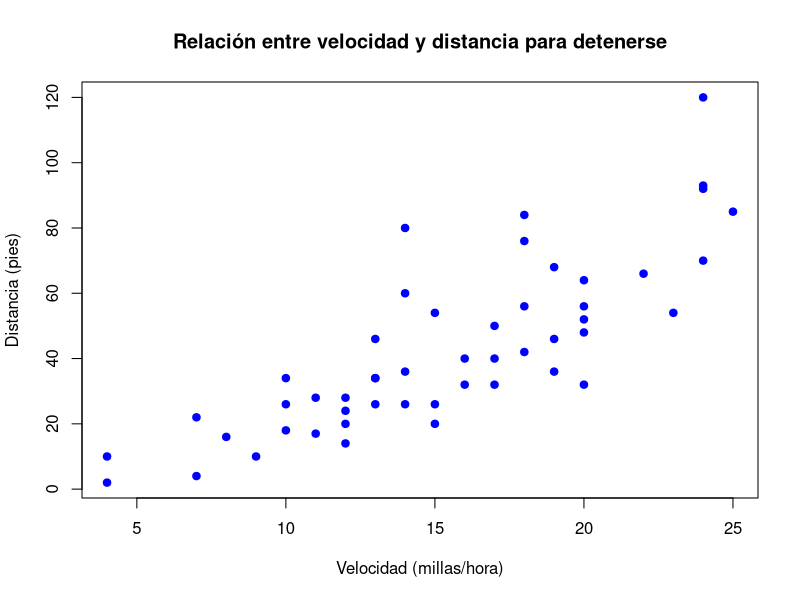
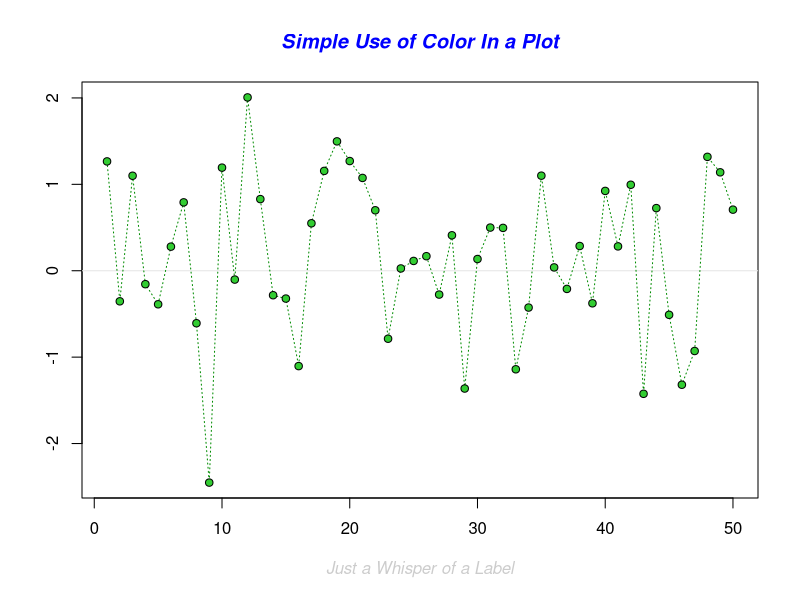
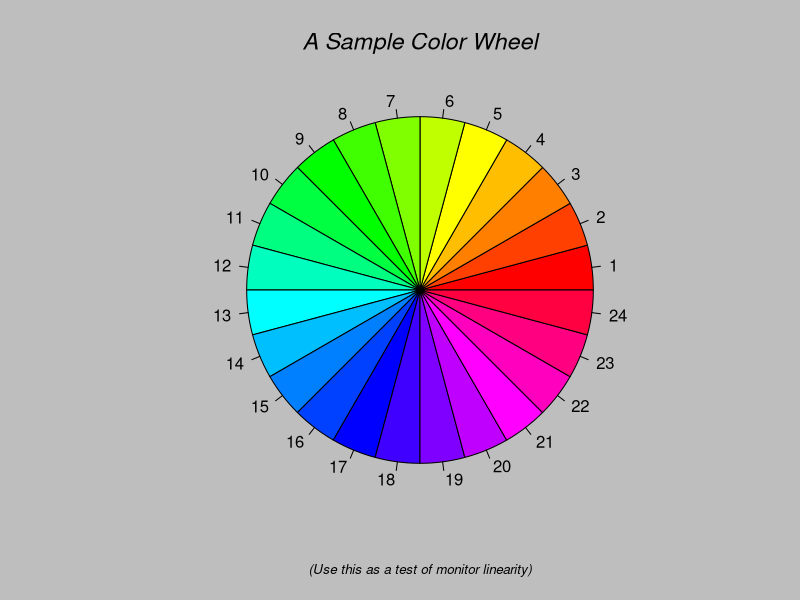
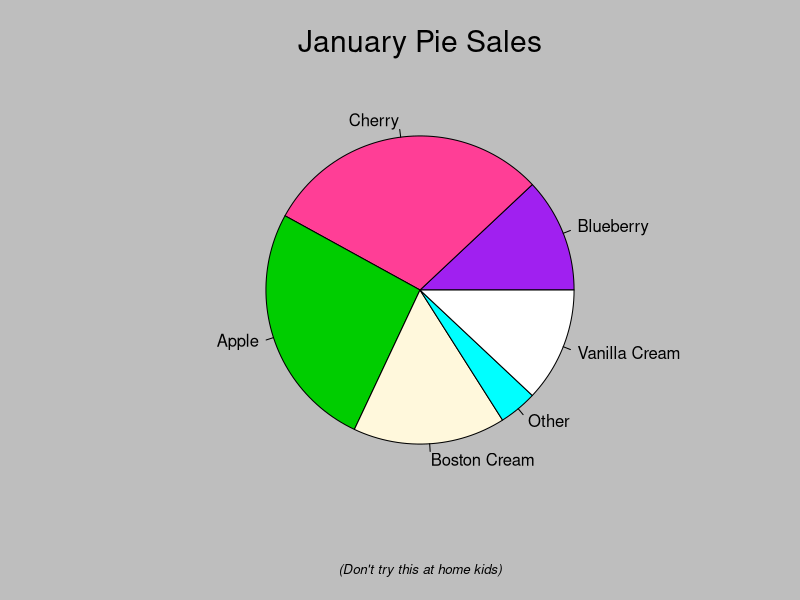
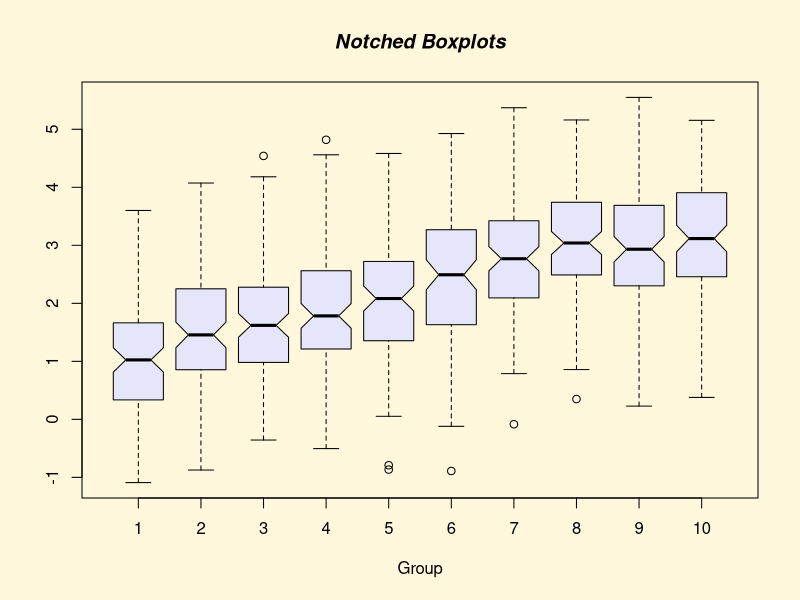
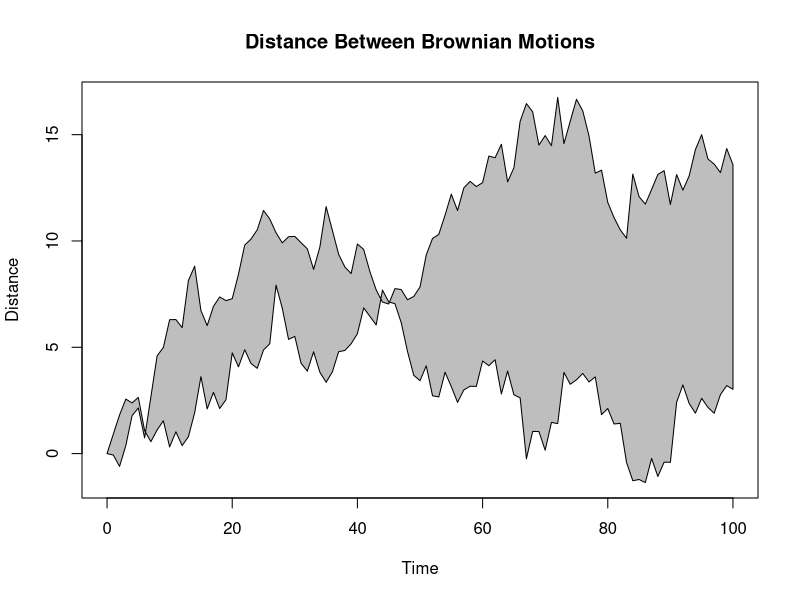
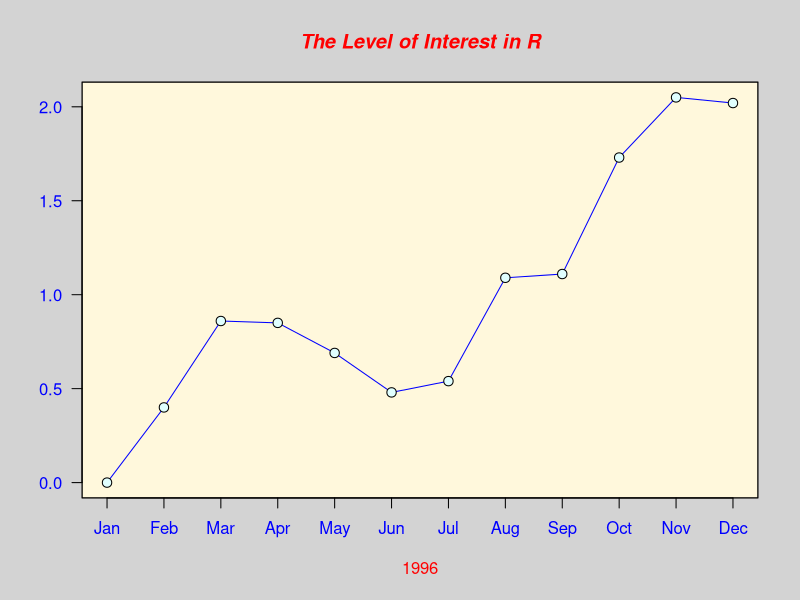
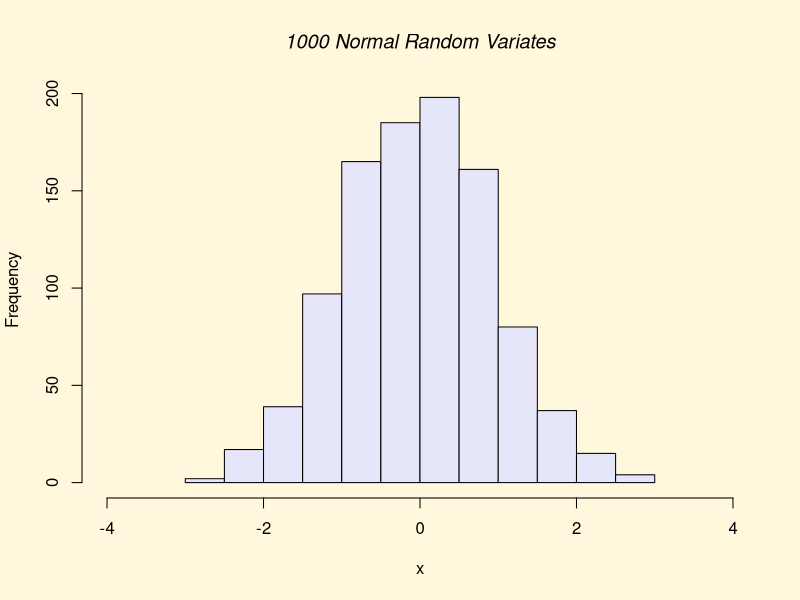

These charts were generated, in order, by the following R code:
# 1. Instala el paquete car y posteriormente cárgalo utilizando library(car).
install.packages("car")
library(car)


# a) Utiliza la función help(package="car") para obtener la correspondiente ayuda sobre este paquete.
help(package="car")
# La función help muestra la documentación general del paquete "car". Ejecuta el siguiente comando:


# b) ¿Qué tipo de ayuda se obtiene al utilizar el siguiente código?
data(package="car")
# data(package="car") muestra los datasets que están disponibles en el paquete "car".


# c) Recupera el nombre de las variables en cars y haz un listado de los primeros 5 valores.
names(cars)  # Muestra el nombre de las variables
head(cars, 5)  # Muestra los primeros 5 valores del conjunto de datos "cars"


# d) Realiza un gráfico similar al siguiente. ¿Qué tipo de relación existe entre la velocidad del coche y la distancia recorrida hasta parar?
# El conjunto de datos "cars" contiene dos variables: velocidad y distancia.
# cars$speed consigue la varianle $ del dataframe cars
plot(cars$speed, cars$dist, 
     main="Relación entre velocidad y distancia para detenerse", 
     xlab="Velocidad (millas/hora)", 
     ylab="Distancia (pies)", 
     col="blue", 
     pch=19)
# La relación parece ser una tendencia positiva, donde a mayor velocidad, mayor distancia para detenerse.


# 2. Ejecuta el siguiente código
x <- matrix(1:20, nrow=4, ncol=5, byrow=TRUE)  # Crea una matriz con valores del 1 al 20, con 4 filas y 5 columnas:


# a) ¿Qué tipo de estructura es x?
# x es una matriz, ya que es creada con la función matrix(). Tiene 4 filas y 5 columnas.


# b) ¿Para qué sirve el argumento byrow? Compara x con x2 <- matrix(1:20, nrow=4, ncol=5, byrow=F)
# El argumento byrow indica si los valores deben ser rellenados por filas o por columnas. Si byrow=TRUE, los valores se colocan en las filas, mientras que si byrow=FALSE (por defecto), se rellenan por columnas.
x2 <- matrix(1:20, nrow=4, ncol=5, byrow=FALSE)
x  # Los datos se insertan por la fila
x2  # Los datos se insertan por la columna


# c) ¿Qué sucede al sumarle una constante a una matriz?
x + 2  # Al sumar una constante a una matriz, cada uno de sus elementos se incrementa en ese valor.


# d) ¿Y si se suma un vector de longitud 3?
x + c(5, 6, 7)  # Si sumamos un vector de longitud 3, R lo recicla (lo repite) para ajustar su longitud al tamaño de la matriz.

# e) Compara el resultado de x - x[,2] con el de x - x[2,]
x - x[,2]
x - x[2,]
# x[,2] extrae la segunda columna de la matriz x, mientras que x[2,] extrae la segunda fila.
# La diferencia en los resultados es que al restar una columna (x[,2]), estamos restando un vector a cada fila, 
# mientras que al restar una fila (x[2,]), estamos restando una fila de la matriz a cada una de las filas de la matriz.


# 3. Considera la matriz y creada con y <- matrix(rpois(6, 20), nrow=2, ncol=3) # Poisson parámetro 20
y <- matrix(rpois(6, 20), nrow=2, ncol=3)


# a) ¿Qué tipo de ordenación se consigue con los tres comandos siguientes?
sort(y) # Ordena todos los elementos de la matriz (pasa de matriz a vector)
apply(y, 2, sort) # Ordena por columnas
apply(y, 1, sort) # Ordena por filas


# b) El comando diag(y) genera un vector cuyos elementos son la diagonal principal de y. ¿Qué ocurre cuando se aplica diag a una matriz que no es cuadrada?
diag(y)  # Si se aplica diag a una matriz no cuadrada, devuelve un vector con los elementos de la diagonal principal.


# c) Compara los resultados obtenidos con las dos siguientes expresiones: t(y)*diag(y) y t(y) %*% diag(y)
t(y) * diag(y) # Multiplicación elemento a elemento
t(y) %*% diag(y) # Multiplicación matricial


# 4. Crea en R:
# a) un vector x1 con las siguientes componentes (1, 1, 2, 2, 3, 3).
x1 <- c(1, 1, 2, 2, 3, 3)


# b) un vector x2 con 10 componentes equiespaciadas entre 12 y 21.
x2 <- seq(12, 21, length.out=10)


# c) un vector x3 con los números pares entre 6 y 46.
x3 <- seq(6, 46, by=2)


# d) un vector x4 formado por la concatenización de los 3 anteriores.
x4 <- c(x1, x2, x3)


# 5. a) Crea el vector d con las componentes (1, −1, 1, 0, 1, −6, 0, 0, 1)
d <- c(1, -1, 1, 0, 1, -6, 0, 0, 1)


# b) A partir del vector d construye utilizando la función matrix() la matriz D con componentes
D <- matrix(d, nrow=3, ncol=3, byrow=TRUE)


# c) Obtén los vectores formados por la primera columna y segunda fila de D.
primera_columa = D[,1]
primera_columa
segunda_fila = D[2,]
segunda_fila


# d) Calcula la suma de los elementos de D por filas y por columnas utilizando la función apply(). Haz lo mismo utilizando las funciones colSums() y rowSums().
suma_filas_apply <- apply(D, 1, sum)  # Suma por filas
suma_columnas_apply <- apply(D, 2, sum)  # Suma por columnas
suma_filas_apply
suma_columnas_apply

suma_columnas_colSums <- colSums(D)  # Suma por columnas
suma_filas_rowSums <- rowSums(D)  # Suma por filas
suma_columnas_colSums
suma_filas_rowSums


# e) Calcula la transpuesta de D
t(D)


# f) Calcula la inversa de D utilizando la función solve() y guarda el resultado en D2.
D2 <- solve(D)
D2


# g) Calcula el producto de D y D2, y comprueba que el resultado es la matriz identidad.
D %*% D2  # Multiplicación matricial


# 6. R incluye demostraciones de algunas de sus capacidades.
# a) Teclea demo() para ver un listado de dichas demostraciones
demo()


# b) Ejecuta demo(graphics) para ver ejemplos de gráficos con R.
demo(graphics)


# 7. Carga los datos obtenidos con data(iris) y guárdalos en un data.frame llamado datos.
data(iris)
datos = iris
head(datos, 5)


# a) Este conjunto contiene la medida en cm. de las variables longitud y anchura de sépalo y del pétalo para un total de 150 flores de tres especies diferentes de iris (iris setosa, versicolor y virginica). Utiliza las funciones de ayuda de R para obtener la información anterior (en inglés) y el nombre de las variables.
help(data(iris))


# b) ¿Cuáles son los posibles valores de Species?
names(datos)
unique(datos$Species)  # unique nos devuelve los valores de la variable
# Los posibles valores son setosa, versicolor y virginica 


# c) Representa gráficamente las longitudes y anchuras de pétalo. Repetir el gráfico anterior diferenciando por el tipo de especie. Los gráficos obtenidos serán similares a los que siguen.
plot(datos$Petal.Length, datos$Petal.Width, 
     main="Gráfico de longitud y anchura del pétalo", 
     xlab="Longitud del pétalo (cm)", 
     ylab="Anchura del pétalo (cm)", 
     col="red", 
     pch=19)

plot(datos$Petal.Length, datos$Petal.Width, 
     main="Gráfico de longitud y anchura del pétalo por especie", 
     xlab="Longitud del pétalo (cm)", 
     ylab="Anchura del pétalo (cm)", 
     col=as.factor(datos$Species), 
     pch=19)
legend("topleft", legend=levels(datos$Species), col=1:3, pch=19)


# 8. Leer el fichero llamado titanic.txt utilizando datos<-read.table(file="titanic.txt", header=T)
file.exists("fundamentos_aprendizaje_automatico/ConxuntosDatos_practica1/titanic.txt")  # Comprobar si el archivo existe en la ruta especificada
datos <- read.table(file="fundamentos_aprendizaje_automatico/ConxuntosDatos_practica1/titanic.txt", header=T)


# a) ¿Qué tipo de estructura es datos?
str(datos)
# Es un dataframe con 4 variables de tipo character


# b) Obtener el nombre las variables y el tipo de cada una de ellas.
# clase, sexo, edad, supervivientes y son characters


# c) ¿Qué se obtiene al utilizar la función summary(datos)?
summary(datos)
# Nos da un resumen estadístico de los datos contenidos en el data.frame, por ejemplo el número de niveles (categorías) y la frecuencia de cada nivel.


# d) ¿Cuántos adultos iban en el barco? ¿y cuántos niños?
niños <- sum(datos$edad == "niño", na.rm = TRUE)
niños
adultos <- sum(datos$edad == "adulto", na.rm = TRUE)
adultos
# na.rm elimina los valores NA (desconocidos)


# e) ¿Cuántos niños iban en primera? ¿cuántos niños formaban parte de la tripulación del barco?
niños_primera <- sum(datos$clase == "primera" & datos$edad == "niño", na.rm=TRUE)
niños_primera
niños_tripulacion <- sum(datos$clase == "tripulación" & datos$edad == "niño", na.rm=TRUE)
niños_tripulacion


# f) ¿Cuántas personas han sobrevivido? ¿qué porcentaje representan respecto al total?
supervivientes = sum(datos$superviviente == "si")
supervivientes

total = nrow(datos)
porcentaje = supervivientes / total * 100
porcentaje


# g) Obténgase la siguiente tabla y gráficos para la variable clase utilizando las funciones table, barplot y pie.
tabla_clase <- table(datos$clase)  # Obtener la tabla de frecuencias para la variable clase
tabla_clase

barplot(tabla_clase, 
        main="Distribución de la clase", 
        xlab="Clase", 
        ylab="Frecuencia", 
        col="lightblue", 
        border="black")

pie(tabla_clase, 
    main="Distribución de la clase", 
    col=rainbow(length(tabla_clase)), 
    labels=names(tabla_clase))


# h) Repítase el punto anterior para el resto de las variables en datos.
table(datos$sexo)
barplot(table(datos$sexo))
pie(table(datos$sexo))

table(datos$edad)
barplot(table(datos$edad))
pie(table(datos$edad))

table(datos$superviviente)
barplot(table(datos$superviviente))
pie(table(datos$superviviente))

# i) Obténgase la siguiente tabla con el número de supervivientes en función de la clase
tabla_clase_supervivencia <- table(datos$superviviente, datos$clase)
tabla_clase_supervivencia


# j) Determinar y representar gráficamente el porcentaje de supervivientes para cada una de las clases. ¿Se aprecian difencias por clases?
tabla_clase_supervivencia <- table(datos$clase, datos$superviviente)
unique(datos$superviviente)
total_por_clase <- rowSums(tabla_clase_supervivencia)
supervivientes_por_clase <- tabla_clase_supervivencia[, "si"]
porcentaje_supervivientes <- (supervivientes_por_clase / total_por_clase) * 100

barplot(porcentaje_supervivientes, 
        main = "Porcentaje de Supervivientes por Clase", 
        xlab = "Clase", 
        ylab = "Porcentaje de Supervivientes (%)", 
        col = "lightblue", 
        border = "black")
# Sí que se aprecian, cuanta mayor clases más supervivientes


# 9. En el fichero mcycle de la librería MASS están los datos obtenidos de la simulación de un accidente de motocicleta. En este data frame se han registrado las aceleración de la cabeza del motorista en accidentes simulados con el objetivo de probar cascos de motos.
# a) Carga los datos y obtén información sobre las variables del mismo.
install.packages("MASS") 
library(MASS)
data("mcycle") 

summary(mcycle)  # Resumen estadístico de los datos
str(mcycle)  # Estructura del dataset
head(mcycle)


# b) Realiza un gráfio similar al siguiente ¿qué tipo de relación existe entre las variables representadas?
datos = mcycle
plot(datos$times, datos$accel, 
     main="Simulación de accidente en moto", 
     xlab="Tiempo (ms) después del impacto", 
     ylab="aceleración (g)", 
     pch=19)


# 10. Utiliza data(pressure) para obtener datos de presión de vapor de mercurio en función de la temperatura
data(pressure)
head(pressure)


# a) Obtén información sobre este conjunto de datos y sobre sus variables
summary(pressure)
str(pressure)


# b) Obtén un gráfico como el que sigue £existe relación entre la temperatura y la presión?¿Esta relación es lineal? 
plot(pressure$temperature, pressure$pressure, 
     type = "o", 
     col = "blue",
     xlab = "Temperatura (°C)", 
     ylab = "Presión (mm Hg)",
     main = "Presión de vapor de mercurio vs. temperatura")


# c) Repite el gráfico anterior considerando escalas logarítmicas en ambos ejes. Comenta los resultados obtenidos. ¿Es ahora la relación lineal?
plot(log(pressure$temperature), log(pressure$pressure), 
     type = "o", 
     col = "red",
     xlab = "Log(Temperatura)", ylab = "Log(Presión)",
     main = "Relación Logarítmica entre Temperatura y Presión")


# 11. En el fichero etanol.txt están los datos correspondientes a la concentración de óxido nítrico (nox) y etanol (etanol) en un expermiento de gases del motor de un automóvil. Carga Los datos pueden ser cargados y represéntalos gráficamente de forma que sea posible ver la relación entre las dos variables.
datos <- read.table(file="fundamentos_aprendizaje_automatico/ConxuntosDatos_practica1/etanol.txt", header=T)
head(datos)
plot(datos$etanol, datos$nox,
type="h", 
xlab="etanol", 
ylab="óxido nítrico (nox)", 
main="Concentración de óxido nítrico y etanol")
